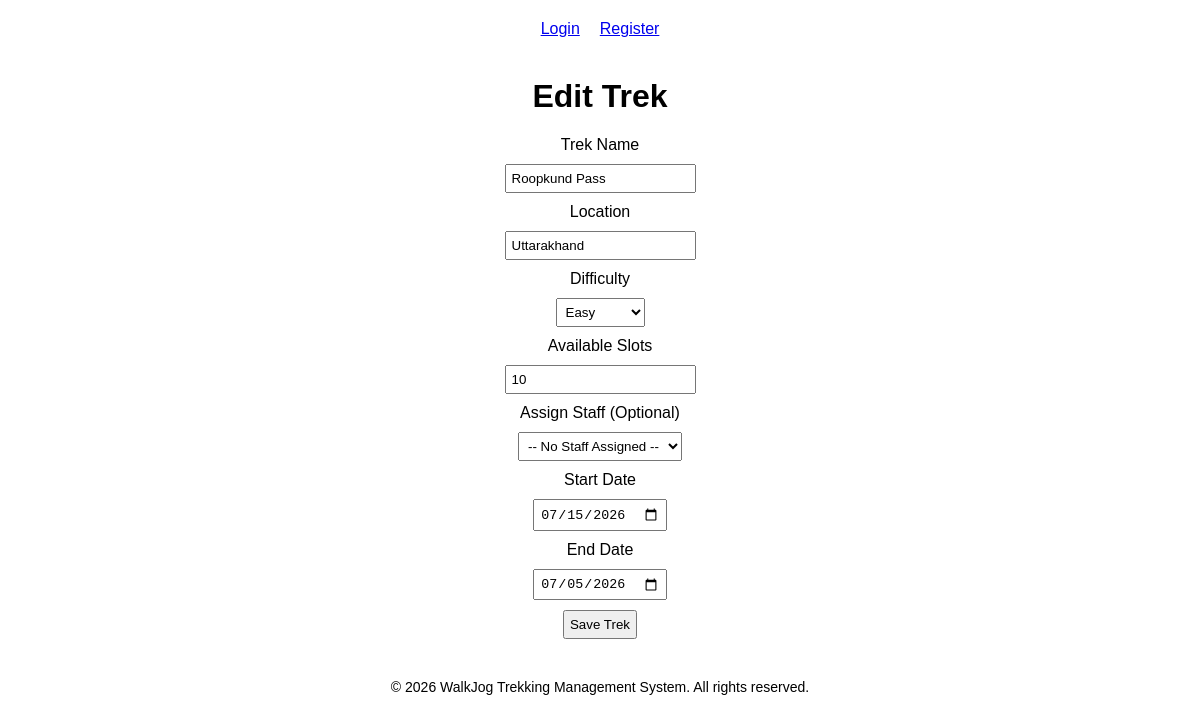
The app's page /admin/dashboard/edit/1 with its own data.
### models.py (models this page shows)
class Trek(db.Model):
    __tablename__ = 'treks'
    trek_id = db.Column(
        db.Integer,
        primary_key=True
    )
    trek_name = db.Column(
        db.String(100),
        nullable=False
    )
    location = db.Column(
        db.String(100),
        nullable=False
    )
    difficulty = db.Column(
        db.String(20),
        nullable=False
    )
    available_slots = db.Column(
        db.Integer,
        nullable=False
    )
    status = db.Column(
        db.String(20),
        default='Pending'
    )
    start_date = db.Column(
        db.Date
    )
    end_date = db.Column(
        db.Date
    )
    is_blacklisted = db.Column(
        db.Boolean,
        default=False
    )
    staff_id = db.Column(
        db.Integer,
        db.ForeignKey('staff_profile.staff_id'),
        nullable=True
    )

### app.py (the view, shortened to what this page needs)
@app.route('/admin/dashboard/edit/<int:trek_id>', methods=['GET', 'POST'])
def edit_trek(trek_id):
    trek = Trek.query.get_or_404(trek_id)
    if request.method == 'GET':
        staffs = StaffProfile.query.filter_by(approval_status='Approved').all()
        return render_template(
            'trek_form.html',
            trek=trek,
            staffs=staffs
        )

### templates/trek_form.html (shortened to what this page needs)
{% extends 'base.html' %}
{% block content %}
<h1>
    {% if trek %}
    Edit Trek
    {% else %}
    Add Trek
    {% endif %}
</h1>
<form method="POST">
    <label>Trek Name</label>
    <input type="text" name="trek_name" value="{{ trek.trek_name if trek else '' }}" required>
    <label>Location</label>
    <input type="text" name="location" value="{{ trek.location if trek else '' }}" required>
    <label>Difficulty</label>
    <select name="difficulty" required>
        <option value="Easy">Easy</option>
    </select>
    <label>Available Slots</label>
    <input type="number" name="available_slots" value="{{ trek.available_slots if trek else '' }}" required>
    <label>Assign Staff (Optional)</label>
    <select name="staff_id">
        <option value="">-- No Staff Assigned --</option>
    </select>
    <label>Start Date</label>
    <input type="date" name="start_date" value="{{ trek.start_date if trek else '' }}" required>
    <label>End Date</label>
    <input type="date" name="end_date" value="{{ trek.end_date if trek else '' }}" required>
    <button type="submit">
        Save Trek
    </button>
</form>
{% endblock %}

### static/style.css (style rules this page uses)
body { font-family: sans-serif; text-align: center; max-width: 900px; margin: 0 auto; padding: 20px; }
form { margin: 20px auto; display: flex; flex-direction: column; align-items: center; gap: 10px; width: max-content; }
input, select, button { padding: 5px; }

### records on screen
Trek: trek_name "Roopkund Pass", location "Uttarakhand", available_slots "10", start_date "07/15/2026", end_date "07/05/2026"
